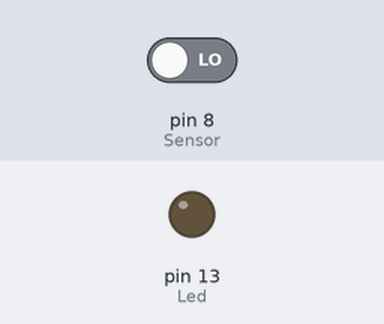
The sketch below on a simulated Arduino Uno, built with avr-gcc and run on an emulated ATmega328P. On the bench: output pins drawn as LEDs (lit = HIGH). The inputs (shaded band) are chosen by the test bench; at power-on: pin 8 (Sensor) LOW.

Above: at 1.2 s.
1.3 s: pin 8 (Sensor) driven HIGH
At 2.0 s:
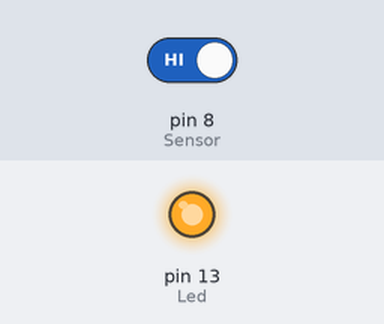
2.8 s: pin 8 (Sensor) driven LOW
At 3.2 s:
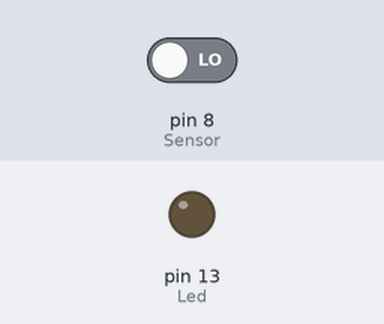
Timing chart, 0 to 5.8 s (numbered marks = the images above; inputs shaded):
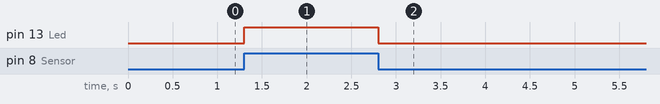

The sketch:

LightBreakSensor.ino
```cpp
int Led = 13 ;// Declaration of the LED-output pin
int Sensor = 8; // Declaration of the Sensor-input pin
int val; // Temporary variable
void setup ()
{
  pinMode (Led, OUTPUT) ; // Initialization output pin
  pinMode (Sensor, INPUT) ; // Initialization sensorpin
}
void loop ()
{
  val = digitalRead (Sensor) ; // The current signal at the sensor will be read.
  if (val == HIGH) //The led will flash up, if a signal was detected.
  {
    digitalWrite (Led, HIGH);
  }
  else
  {
    digitalWrite (Led, LOW);
  }
}
```

Measured:
- after the input at 1.3 s, pin 13 (Led): LOW → HIGH at once
- after the input at 2.8 s, pin 13 (Led): HIGH → LOW at once
